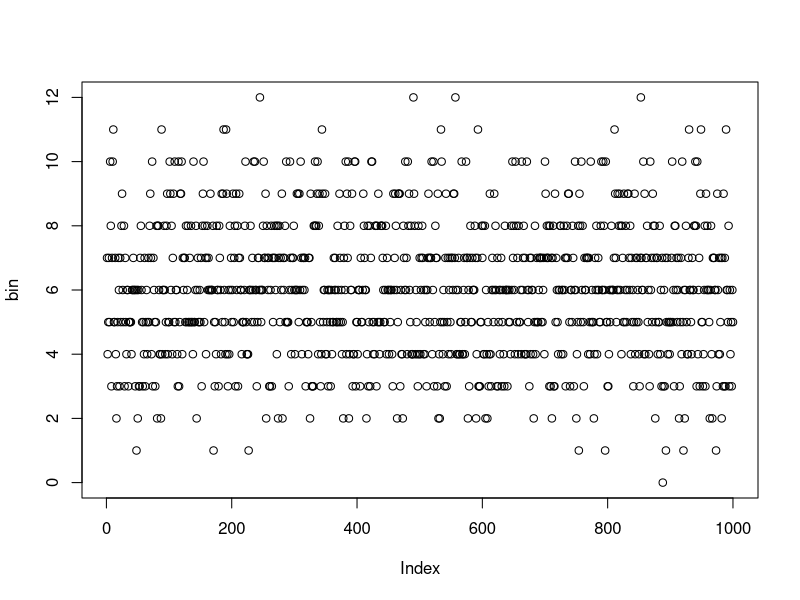
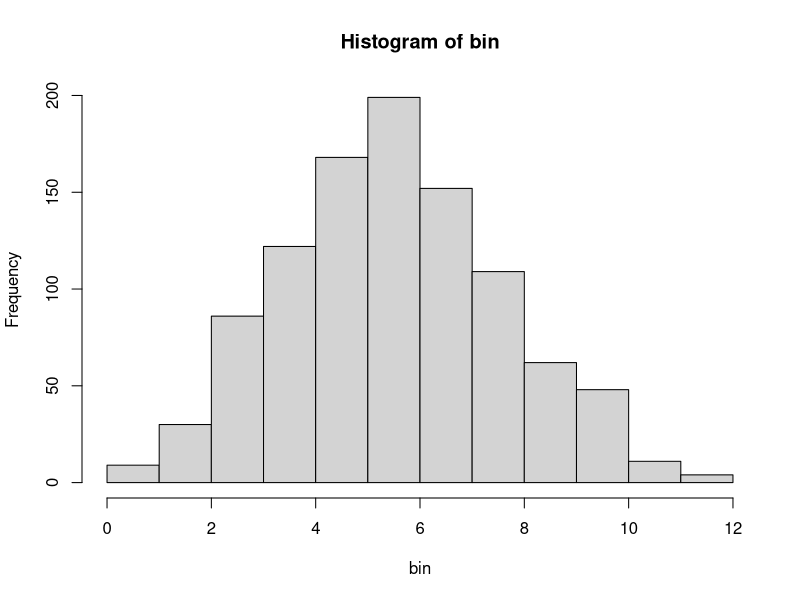
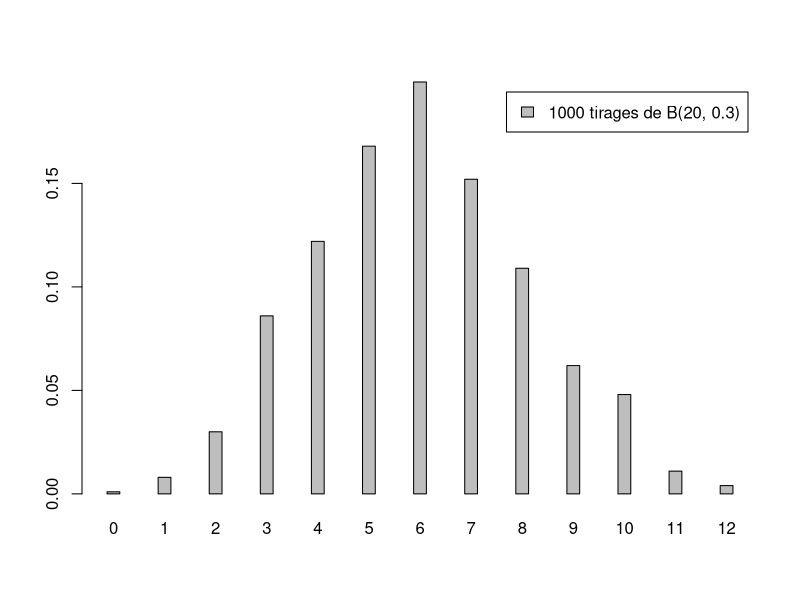

R code for these plots, in order:
## ---- chunk 1
factorial(5)
## ---- chunk 2
factorial(7)/factorial(2)^2
## ---- chunk 3
choose(10,5)
## ---- chunk 4
factorial(10)/factorial(5)
## ---- chunk 5
4^10
1024^2
## ---- chunk 6
n <- 20
p <- 0.3
bin <- rbinom(1000, n, p)
plot(bin)
## ---- chunk 7
sum(bin == 5)
## ---- chunk 8
table(bin)
## ---- chunk 9
table(bin)/1000
## ---- chunk 10
mean(bin)
sd(bin)
## ---- chunk 11
summary(bin)

## ---- chunk 12
sum(bin <= 7)
## ---- chunk 13
n*p
sqrt(n*p*(1-p))
## ---- chunk 14
hist(bin)
barplot(table(bin)/1000, legend.text="1000 tirages de B(20, 0.3)", space = 3, axes = TRUE)
## ---- chunk 15
val = c(5, 6, 7)
dbinom(val, n, p)
y <- table(bin)/1000
y[5:7]


## ---- chunk 16
choose(n, 5)*p^5*(1-p)^(n-5)
choose(n, 6)*p^6*(1-p)^(n-6)
choose(n, 7)*p^7*(1-p)^(n-7)
